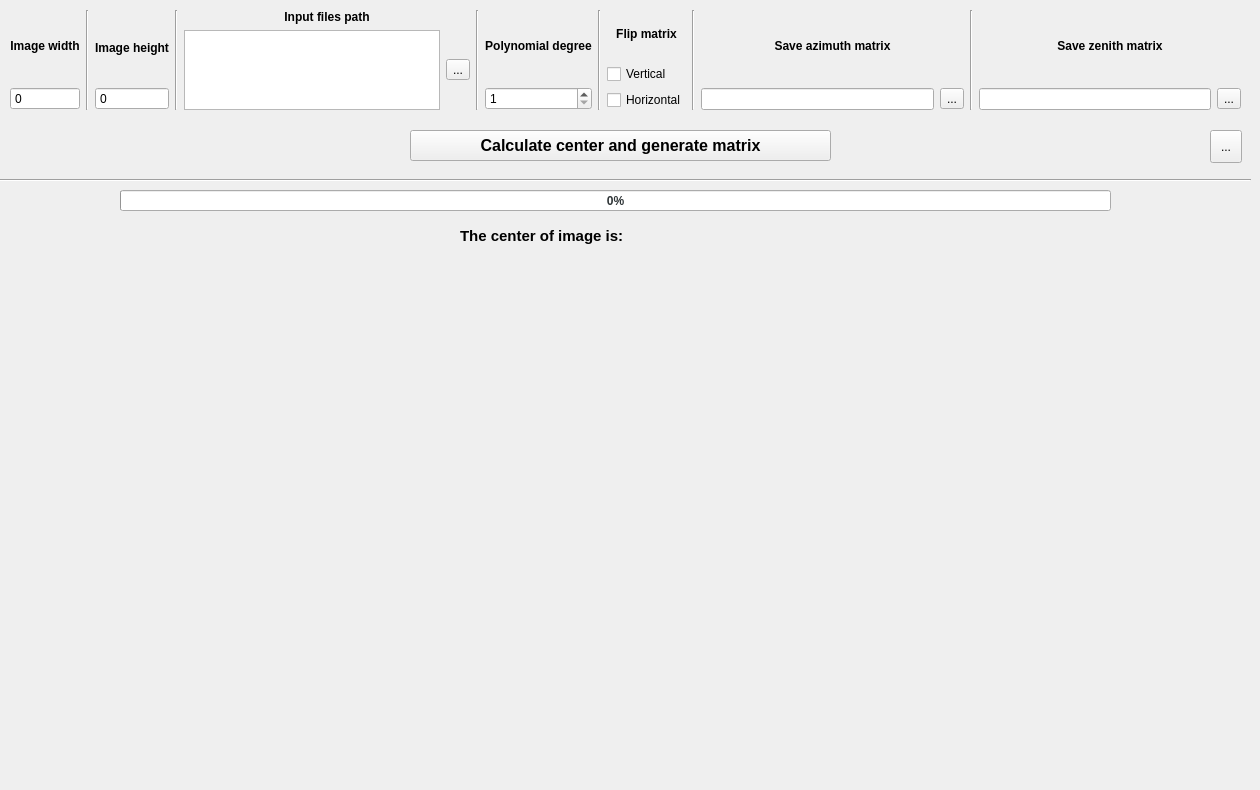
                <widget class="QWidget" name="center">
                    <attribute name="title">
                        <string>Calculate center and calibration matrix</string>
                    </attribute>
                    <widget class="QWidget" name="horizontalLayoutWidget_4">
                        <property name="geometry">
                            <rect>
                                <x>10</x>
                                <y>10</y>
                                <width>1231</width>
                                <height>100</height>
                            </rect>
                        </property>
                        <layout class="QHBoxLayout" name="horizontalLayout_5">
                            <item>
                                <layout class="QVBoxLayout" name="verticalLayout_12">
                                    <item>
                                        <widget class="QLabel" name="label_img_w">
                                            <property name="font">
                                                <font>
                                                    <weight>75</weight>
                                                    <bold>true</bold>
                                                </font>
                                            </property>
                                            <property name="text">
                                                <string>Image width</string>
                                            </property>
                                            <property name="alignment">
                                                <set>Qt::AlignCenter</set>
                                            </property>
                                        </widget>
                                    </item>
                                    <item>
                                        <widget class="QDoubleSpinBox" name="width_img">
                                            <property name="sizePolicy">
                                                <sizepolicy hsizetype="Fixed" vsizetype="Fixed">
                                                    <horstretch>0</horstretch>
                                                    <verstretch>0</verstretch>
                                                </sizepolicy>
                                            </property>
                                            <property name="maximumSize">
                                                <size>
                                                    <width>75</width>
                                                    <height>16777215</height>
                                                </size>
                                            </property>
                                            <property name="buttonSymbols">
                                                <enum>QAbstractSpinBox::NoButtons</enum>
                                            </property>
                                            <property name="decimals">
                                                <number>0</number>
                                            </property>
                                            <property name="maximum">
                                                <double>5000.000000000000000</double>
                                            </property>
                                        </widget>
                                    </item>
                                </layout>
                            </item>
                            <item>
                                <widget class="Line" name="line_8">
                                    <property name="orientation">
                                        <enum>Qt::Vertical</enum>
                                    </property>
                                </widget>
                            </item>
                            <item>
                                <layout class="QVBoxLayout" name="verticalLayout_13">
                                    <property name="spacing">
                                        <number>2</number>
                                    </property>
                                    <item>
                                        <widget class="QLabel" name="label_img_h">
                                            <property name="font">
                                                <font>
                                                    <weight>75</weight>
                                                    <bold>true</bold>
                                                </font>
                                            </property>
                                            <property name="text">
                                                <string>Image height</string>
                                            </property>
                                            <property name="alignment">
                                                <set>Qt::AlignCenter</set>
                                            </property>
                                        </widget>
                                    </item>
                                    <item>
                                        <widget class="QDoubleSpinBox" name="height_img">
                                            <property name="sizePolicy">
                                                <sizepolicy hsizetype="Fixed" vsizetype="Fixed">
                                                    <horstretch>0</horstretch>
                                                    <verstretch>0</verstretch>
                                                </sizepolicy>
                                            </property>
                                            <property name="maximumSize">
                                                <size>
                                                    <width>75</width>
                                                    <height>16777215</height>
                                                </size>
                                            </property>
                                            <property name="buttonSymbols">
                                                <enum>QAbstractSpinBox::NoButtons</enum>
                                            </property>
                                            <property name="decimals">
                                                <number>0</number>
                                            </property>
                                            <property name="maximum">
                                                <double>5000.000000000000000</double>
                                            </property>
                                        </widget>
                                    </item>
                                </layout>
                            </item>
                            <item>
                                <widget class="Line" name="line_10">
                                    <property name="orientation">
                                        <enum>Qt::Vertical</enum>
                                    </property>
                                </widget>
                            </item>
                            <item>
                                <layout class="QVBoxLayout" name="verticalLayout_16">
                                    <item>
                                        <widget class="QLabel" name="label_input_files">
                                            <property name="font">
                                                <font>
                                                    <weight>75</weight>
                                                    <bold>true</bold>
                                                </font>
                                            </property>
                                            <property name="text">
                                                <string>Input files path</string>
                                            </property>
                                            <property name="alignment">
                                                <set>Qt::AlignCenter</set>
                                            </property>
                                        </widget>
                                    </item>
                                    <item>
                                        <layout class="QHBoxLayout" name="horizontalLayout_6">
                                            <item>
                                                <widget class="QListWidget" name="input_list_star"/>
                                            </item>
                                            <item>
                                                <widget class="QToolButton" name="input_files_btn">
                                                    <property name="text">
                                                        <string>...</string>
                                                    </property>
                                                    <property name="toolButtonStyle">
                                                        <enum>Qt::ToolButtonIconOnly</enum>
                                                    </property>
                                                    <property name="arrowType">
                                                        <enum>Qt::NoArrow</enum>
                                                    </property>
                                                </widget>
                                            </item>
                                        </layout>
                                    </item>
                                </layout>
                            </item>
                            <item>
                                <widget class="Line" name="line_47">
                                    <property name="orientation">
                                        <enum>Qt::Vertical</enum>
                                    </property>
                                </widget>
                            </item>
                            <item>
                                <layout class="QVBoxLayout" name="verticalLayout_35">
                                    <item>
                                        <widget class="QLabel" name="label_img_h_2">
                                            <property name="font">
                                                <font>
                                                    <weight>75</weight>
                                                    <bold>true</bold>
                                                </font>
                                            </property>
                                            <property name="text">
                                                <string>Polynomial degree</string>
                                            </property>
                                            <property name="alignment">
                                                <set>Qt::AlignCenter</set>
                                            </property>
                                        </widget>
                                    </item>
                                    <item>
                                        <widget class="QSpinBox" name="poly_degree">
                                            <property name="minimum">
                                                <number>1</number>
                                            </property>
                                            <property name="maximum">
                                                <number>3</number>
                                            </property>
                                        </widget>
                                    </item>
                                </layout>
                            </item>
                            <item>
                                <widget class="Line" name="line_48">
                                    <property name="orientation">
                                        <enum>Qt::Vertical</enum>
                                    </property>
                                </widget>
                            </item>
                            <item>
                                <layout class="QVBoxLayout" name="verticalLayout_38">
                                    <item>
                                        <widget class="QLabel" name="label_img_h_3">
                                            <property name="font">
                                                <font>
                                                    <weight>75</weight>
                                                    <bold>true</bold>
                                                </font>
                                            </property>
                                            <property name="text">
                                                <string>Flip matrix</string>
                                            </property>
                                            <property name="alignment">
                                                <set>Qt::AlignCenter</set>
                                            </property>
                                        </widget>
                                    </item>
                                    <item>
                                        <widget class="QCheckBox" name="flip_vertical">
                                            <property name="font">
                                                <font>
                                                    <weight>50</weight>
                                                    <bold>false</bold>
                                                </font>
                                            </property>
                                            <property name="text">
                                                <string>Vertical</string>
                                            </property>
                                        </widget>
                                    </item>
                                    <item>
                                        <widget class="QCheckBox" name="flip_horizontal">
                                            <property name="font">
                                                <font>
                                                    <weight>50</weight>
                                                    <bold>false</bold>
                                                </font>
                                            </property>
                                            <property name="text">
                                                <string>Horizontal</string>
                                            </property>
                                        </widget>
                                    </item>
                                </layout>
                            </item>
                            <item>
                                <widget class="Line" name="line_12">
                                    <property name="orientation">
                                        <enum>Qt::Vertical</enum>
                                    </property>
                                </widget>
                            </item>
                            <item>
                                <layout class="QVBoxLayout" name="verticalLayout_17">
                                    <item>
                                        <widget class="QLabel" name="label_6">
                                            <property name="font">
                                                <font>
                                                    <weight>75</weight>
                                                    <bold>true</bold>
                                                </font>
                                            </property>
                                            <property name="text">
                                                <string>Save azimuth matrix</string>
                                            </property>
                                            <property name="alignment">
                                                <set>Qt::AlignCenter</set>
                                            </property>
                                        </widget>
                                    </item>
                                    <item>
                                        <layout class="QHBoxLayout" name="horizontalLayout_7">
                                            <item>
                                                <widget class="QLineEdit" name="save_azimut"/>
                                            </item>
                                            <item>
                                                <widget class="QToolButton" name="save_azimut_btn">
                                                    <property name="text">
                                                        <string>...</string>
                                                    </property>
                                                </widget>
                                            </item>
                                        </layout>
                                    </item>
                                </layout>
                            </item>
                            <item>
                                <widget class="Line" name="line_13">
                                    <property name="orientation">
                                        <enum>Qt::Vertical</enum>
                                    </property>
                                </widget>
                            </item>
                            <item>
                                <layout class="QVBoxLayout" name="verticalLayout_18">
                                    <item>
                                        <widget class="QLabel" name="label_7">
                                            <property name="font">
                                                <font>
                                                    <weight>75</weight>
                                                    <bold>true</bold>
                                                </font>
                                            </property>
                                            <property name="text">
                                                <string>Save zenith matrix</string>
                                            </property>
                                            <property name="alignment">
                                                <set>Qt::AlignCenter</set>
                                            </property>
                                        </widget>
                                    </item>
                                    <item>
                                        <layout class="QHBoxLayout" name="horizontalLayout_8">
                                            <item>
                                                <widget class="QLineEdit" name="save_zenit"/>
                                            </item>
                                            <item>
                                                <widget class="QToolButton" name="save_zenit_btn">
                                                    <property name="text">
                                                        <string>...</string>
                                                    </property>
                                                </widget>
                                            </item>
                                        </layout>
                                    </item>
                                </layout>
                            </item>
                        </layout>
                    </widget>
                    <widget class="QPushButton" name="calculate_btn">
                        <property name="geometry">
                            <rect>
                                <x>410</x>
                                <y>130</y>
                                <width>421</width>
                                <height>31</height>
                            </rect>
                        </property>
                        <property name="font">
                            <font>
                                <pointsize>12</pointsize>
                                <weight>75</weight>
                                <bold>true</bold>
                            </font>
                        </property>
                        <property name="text">
                            <string>Calculate center and generate matrix</string>
                        </property>
                    </widget>
                    <widget class="Line" name="line_9">
                        <property name="geometry">
                            <rect>
                                <x>0</x>
                                <y>170</y>
                                <width>1251</width>
                                <height>20</height>
                            </rect>
                        </property>
                        <property name="orientation">
                            <enum>Qt::Horizontal</enum>
                        </property>
                    </widget>
                    <widget class="QProgressBar" name="progressBar">
                        <property name="geometry">
                            <rect>
                                <x>120</x>
                                <y>190</y>
                                <width>991</width>
                                <height>21</height>
                            </rect>
                        </property>
                        <property name="font">
                            <font>
                                <weight>75</weight>
                                <bold>true</bold>
                            </font>
                        </property>
                        <property name="styleSheet">
                            <string notr="true">color: rgb(46, 52, 54)</string>
                        </property>
                        <property name="value">
                            <number>0</number>
                        </property>
                    </widget>
                    <widget class="QLabel" name="label_center">
                        <property name="geometry">
                            <rect>
                                <x>460</x>
                                <y>220</y>
                                <width>181</width>
                                <height>31</height>
                            </rect>
                        </property>
                        <property name="font">
                            <font>
                                <pointsize>11</pointsize>
                                <weight>75</weight>
                                <bold>true</bold>
                            </font>
                        </property>
                        <property name="text">
                            <string>The center of image is:</string>
                        </property>
                    </widget>
                    <widget class="QLabel" name="center_img">
                        <property name="geometry">
                            <rect>
                                <x>640</x>
                                <y>220</y>
                                <width>181</width>
                                <height>31</height>
                            </rect>
                        </property>
                        <property name="font">
                            <font>
                                <pointsize>11</pointsize>
                                <weight>75</weight>
                                <bold>true</bold>
                            </font>
                        </property>
                        <property name="text">
                            <string/>
                        </property>
                    </widget>
                    <widget class="QWidget" name="horizontalLayoutWidget_5">
                        <property name="geometry">
                            <rect>
                                <x>0</x>
                                <y>250</y>
                                <width>1251</width>
                                <height>531</height>
                            </rect>
                        </property>
                        <layout class="QHBoxLayout" name="horizontalLayout_9">
                            <item>
                                <widget class="QLabel" name="azimut_matrix_plot">
                                    <property name="text">
                                        <string/>
                                    </property>
                                </widget>
                            </item>
                            <item>
                                <widget class="QLabel" name="zenit_matrix_plot">
                                    <property name="text">
                                        <string/>
                                    </property>
                                </widget>
                            </item>
                            <item>
                                <widget class="QLabel" name="adjus_plot">
                                    <property name="text">
                                        <string/>
                                    </property>
                                </widget>
                            </item>
                        </layout>
                    </widget>
                    <widget class="QToolButton" name="help_center">
                        <property name="geometry">
                            <rect>
                                <x>1210</x>
                                <y>130</y>
                                <width>32</width>
                                <height>33</height>
                            </rect>
                        </property>
                        <property name="text">
                            <string>...</string>
                        </property>
                        <property name="icon">
                            <iconset resource="../img/resource.qrc">
                                <normaloff>:/img/ico_help.png</normaloff>:/img/ico_help.png
                            </iconset>
                        </property>
                        <property name="iconSize">
                            <size>
                                <width>28</width>
                                <height>28</height>
                            </size>
                        </property>
                    </widget>
                </widget>
